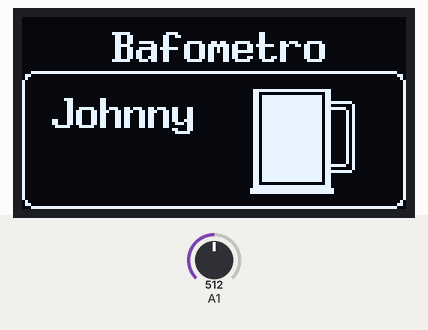
This program was run on a simulated Arduino Uno, built with avr-gcc and run on an emulated ATmega328P. Parts: 128×64 one-colour display. The test bench sets the inputs (shaded band); at power-on: A1 = 512.

Above: at 0.2 s.
At 20.4 s:
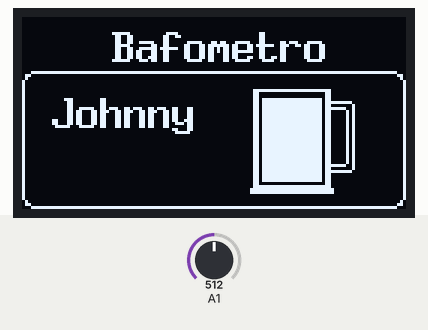
At 30.5 s:
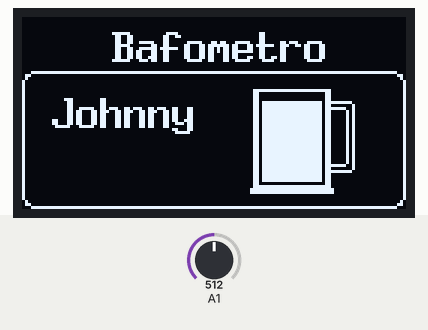

Measured:
- what the display in image 0 shows lasts 20.1 s, from 0.2 s to 20.3 s
- what the display in image 1 shows lasts 10.1 s, from 20.3 s to 30.4 s

The program:

main.cpp
```cpp
#include <Arduino.h>

/*

Bafometro com duas versões: Saída analógica e digital
Digital detecta sim ou não
Analógica detecta concentração de alcool

*/
#include "U8glib.h"
U8GLIB_SSD1306_128X64 u8g(U8G_I2C_OPT_NO_ACK);

const int pinoLed = 12;
const int pinoSensor = 3;


// Tempo de aquecimento
int tempo_aquecimento = 300;
int valor_sensor = 0;
unsigned long time;
int status = 1;
String estado;
int posicao1;

void draw()
{
  // Comandos graficos para o display devem ser colocados aqui
  // Seleciona a fonte de texto
  u8g.setFont(u8g_font_8x13B);
  // Mensagens iniciais
  u8g.drawRFrame(0, 18, 128, 46, 4);
  u8g.drawStr( 30, 15, "Bafometro");
  u8g.drawStr( 10, 37, "Johnny");

  // Animacao caneca
  if (status == 1)
  {
    u8g.drawBox(80, 25, 20, 30);
    u8g.drawHLine(77, 24, 26);
    u8g.drawRFrame(78, 25 , 24, 32, 0);
    u8g.drawRFrame(77, 25 , 26, 32, 0);
    u8g.drawHLine(76, 57, 28);
    u8g.drawHLine(76, 58, 28);
    u8g.drawRFrame(102, 30 , 7, 20, 2);
    u8g.drawRFrame(102, 28 , 9, 24, 2);
    u8g.setColorIndex(0);
    if (time == 0)
    {
      time = 1;
    }
    u8g.drawBox(79, 25, 22, time);
    u8g.setColorIndex(1);
  }

  // Apos o aquecimento, exibe dados do sensor
  if (status == 0)
  {
    u8g.setFont(u8g_font_fub20);
    u8g.setColorIndex(0);
    u8g.drawBox(10, 25, 110, 33);
    u8g.setColorIndex(1);
    // Centraliza o valor na tela
    if (valor_sensor <= 99)
    {
      posicao1 = 50;
    }
    else
    {
      posicao1 = 43;
    }
    // Mostra valor do sensor
    u8g.setPrintPos(posicao1, 45);
    u8g.print(valor_sensor);
    u8g.setFont(u8g_font_ncenB08);
    // Imprime mensagem no rodape
    int tamanho = estado.length();
    int posicao = (128 / 2 - 3) - ((tamanho * 5) / 2);
    u8g.setPrintPos(posicao, 60);
    u8g.print(estado);
  }
}

void setup(void)
{
  Serial.begin(9600);
  pinMode(A1, INPUT);
  if ( u8g.getMode() == U8G_MODE_R3G3B2 ) {
    u8g.setColorIndex(255);     // white
  }
  else if ( u8g.getMode() == U8G_MODE_GRAY2BIT ) {
    u8g.setColorIndex(3);         // max intensity
  }
  else if ( u8g.getMode() == U8G_MODE_BW ) {
    u8g.setColorIndex(1);         // pixel on
  }
  else if ( u8g.getMode() == U8G_MODE_HICOLOR ) {
    u8g.setHiColorByRGB(255, 255, 255);
  }
}

void loop(void)
{
  // Leitura do valor do sensor
  valor_sensor = analogRead(A1);
  time = millis() / 1000;
  u8g.firstPage();
  // Tempo de aquecimento
  if (time <= tempo_aquecimento)
  {
    time = map(time, 0, tempo_aquecimento, 0, 30);
    status = 1;
  }
  else
  {
    status = 0;
  }
  // Mensagem rodape
  if (valor_sensor >= 0 and valor_sensor <= 50)
  {
    estado = "Voce nao bebeu...";
  }
  else if (valor_sensor >= 51 and valor_sensor <= 200)
  {
    estado = "Bebeu 1 cerveja ?";
  }
  else if (valor_sensor >= 201 and valor_sensor <= 400)
  {
    estado = "Bebeu 2 cervejas ?";
  }
  else if (valor_sensor >= 401 and valor_sensor <= 600)
  {
    estado = "Voce cheira a 51 !";
  }
  else if (valor_sensor >= 601)
  {
    estado = "Voce esta bebado !!";
  }

  // Chama a rotina de desenho na tela
  do
  {
    draw();
  }
  while ( u8g.nextPage() );

  delay(50);
}
```
